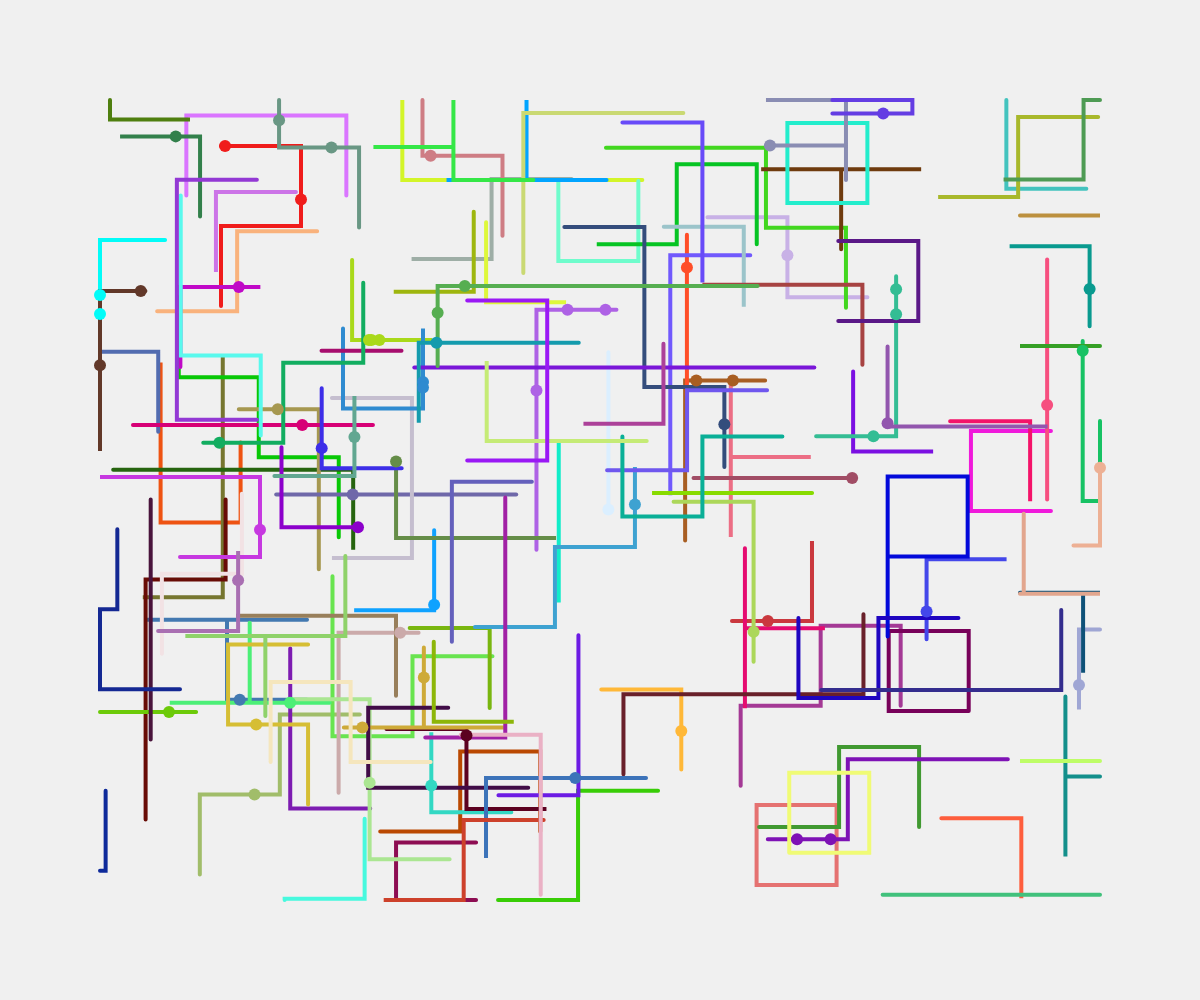
Frame 1 (no input)
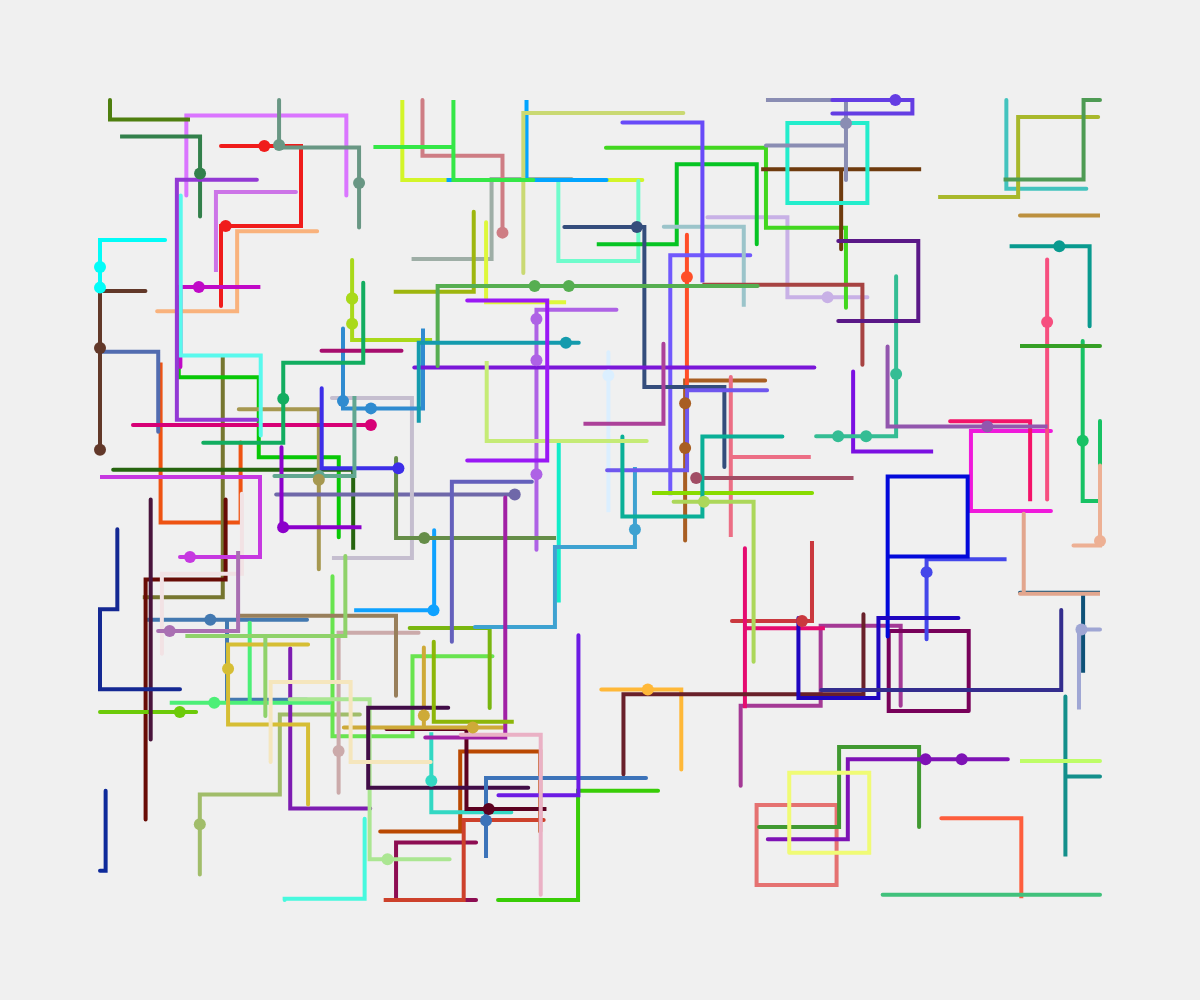
Frame 60 (no input)
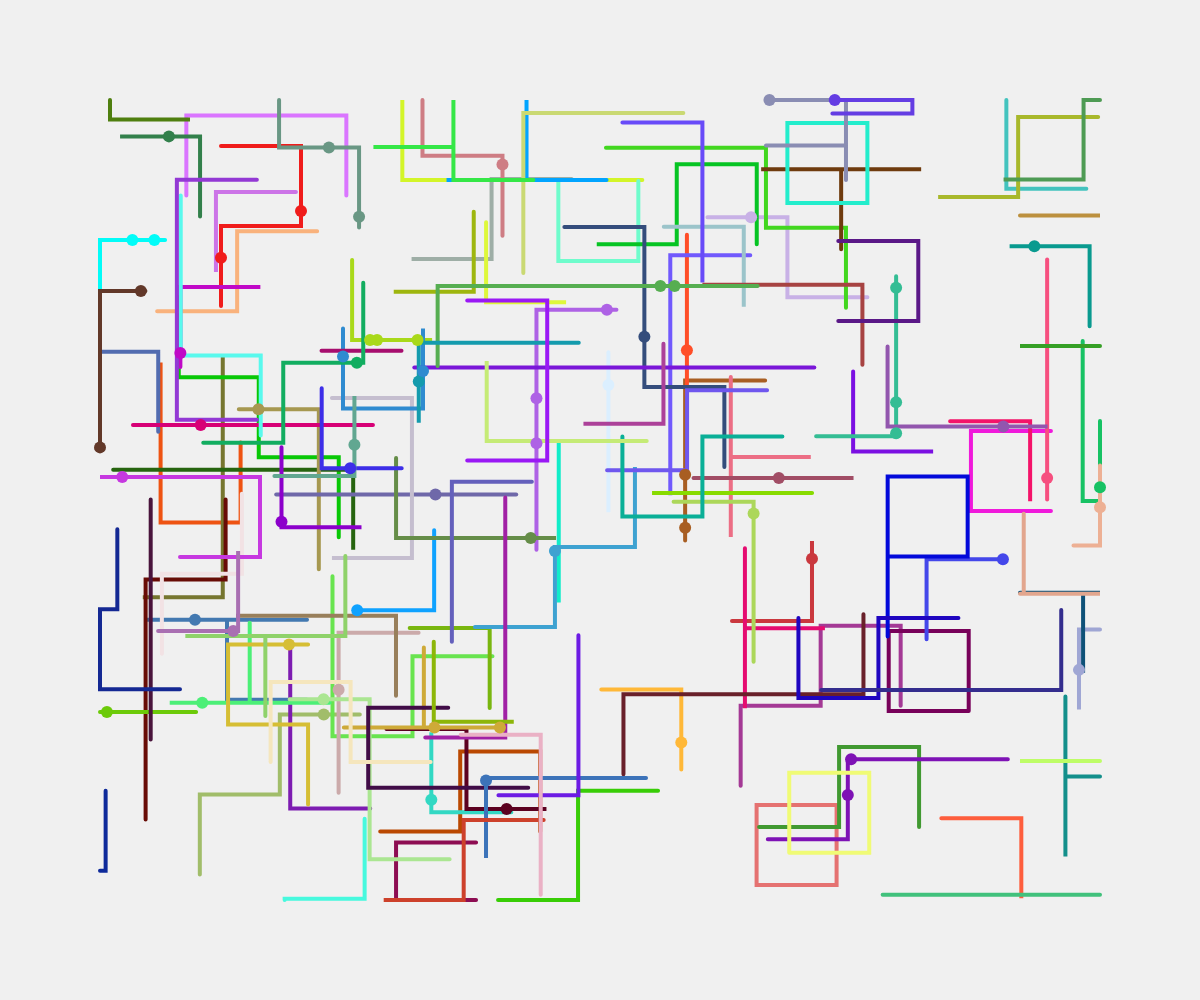
Frame 120 (the mouse pressed at the canvas centre since frame 60)

The p5.js sketch that drew these frames (run headless with seeded random() and noise() and a simulated clock; from frame 60 on, the mouse is pressed at the canvas centre):

// p5.js sketch
// ── sketch.js
let lines = {};
let trains = [];
let numTrains = 70;
let numLines = 140; 
function setup() {
  createCanvas(windowWidth, windowHeight);

  for (let i = 0; i < numLines; i++) {
    const name = `line${i + 1}`;
    lines[name] = generateRandomLine();
  }

  for (let i = 0; i < numTrains; i++) addTrain();
}

function draw() {
  background(240);

  for (let line of Object.values(lines)) {
    stroke(line.color);
    strokeWeight(4);
    noFill();
    beginShape();
    for (let [x, y] of line.path) vertex(x, y);
    endShape();
  }

  for (let train of trains) {
    train.move();
    train.display();
  }
}

function mouseClicked() {
  for (let i = 0; i < 5; i++) addTrain();
}

function addTrain() {
  let line = random(Object.values(lines));
  trains.push(new Train(line, random(1)));
}

class Train {
  constructor(line, position) {
    this.line = line;
    this.position = position;
    this.speed = 0.004 + random(0.002);
    this.radius = 6;
  }

  move() {
    this.position = (this.position + this.speed) % 1;
  }

  display() {
    const { x, y } = this.getPointOnLine(this.line.path, this.position);
    fill(this.line.color);
    noStroke();
    ellipse(x, y, this.radius * 2);
  }

  getPointOnLine(path, t) {
    let total = 0;
    const lengths = [];

    for (let i = 0; i < path.length - 1; i++) {
      let d = dist(...path[i], ...path[i + 1]);
      total += d;
      lengths.push(d);
    }

    let target = total * t, current = 0;

    for (let i = 0; i < lengths.length; i++) {
      if (current + lengths[i] >= target) {
        let ratio = (target - current) / lengths[i];
        return {
          x: lerp(path[i][0], path[i + 1][0], ratio),
          y: lerp(path[i][1], path[i + 1][1], ratio)
        };
      }
      current += lengths[i];
    }

    let last = path[path.length - 1];
    return { x: last[0], y: last[1] };
  }
}

function generateRandomLine() {
  const steps = int(random(4, 7));
  const margin = 100;
  const spacing = 80;
  let x = random(margin, width - margin);
  let y = random(margin, height - margin);
  const path = [[x, y]];

  for (let i = 1; i < steps; i++) {
    let direction = random([[1, 0], [-1, 0], [0, 1], [0, -1]]);
    x += direction[0] * spacing;
    y += direction[1] * spacing;

    // Keep within canvas bounds
    x = constrain(x, margin, width - margin);
    y = constrain(y, margin, height - margin);
    path.push([x, y]);
  }

  return {
    color: color(random(255), random(255), random(255)),
    path
  };
}
